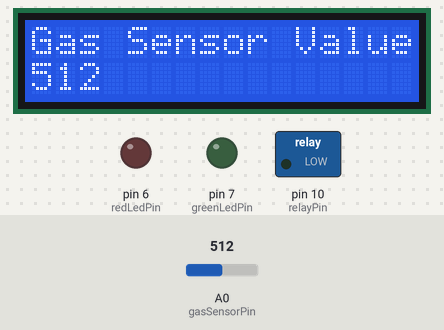
The sketch below on a simulated Arduino Uno, built with avr-gcc and run on an emulated ATmega328P. On the bench: 16×2 character LCD, switched loads named in the sketch (green lamp = pin HIGH), output pins drawn as LEDs (lit = HIGH). Inputs (shaded band) come from the test bench; at power-on: A0 (gasSensorPin) = 512. What the sketch prints to the serial monitor is not drawn.

Above: at 1.2 s.
At 2.2 s:
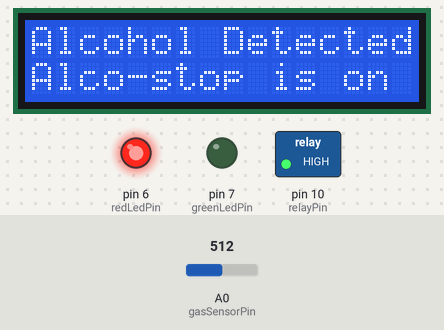
2.3 s: A0 (gasSensorPin) set to 491
At 7.6 s:
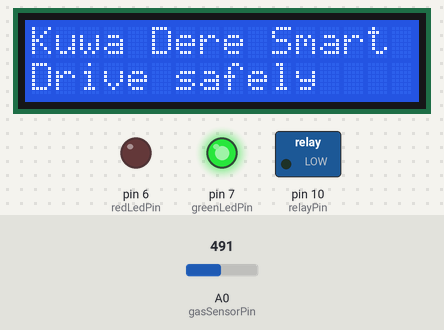
7.7 s: A0 (gasSensorPin) set to 510
At 9.9 s:
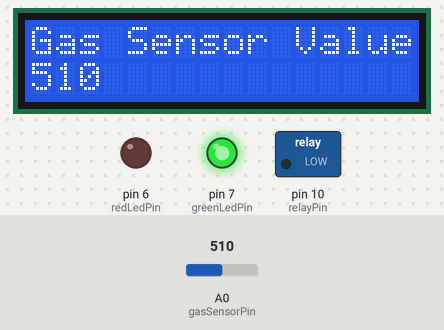
11.8 s: A0 (gasSensorPin) set to 490
At 13.9 s:
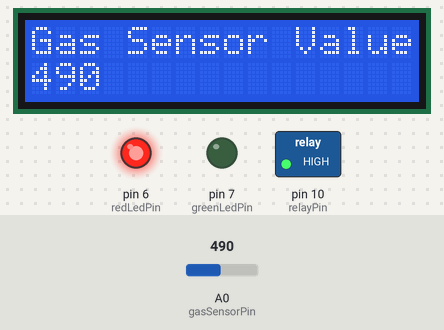
Timing chart, 0 to 16.9 s (numbered marks = the images above; inputs shaded):
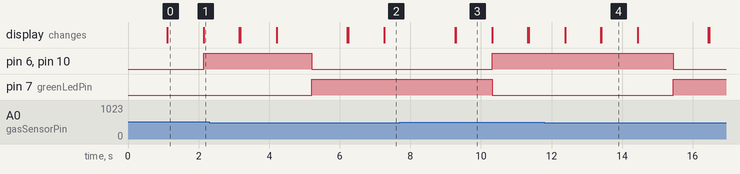

The sketch:

Driver_SafetyAlert.ino
```cpp
#include <Wire.h>
#include <LiquidCrystal_I2C.h>

LiquidCrystal_I2C lcd(0x27, 16, 2);

const int gasSensorPin = A0;  // Analog input pin for gas sensor
const int relayPin = 10;      // Digital output pin for relay module
const int greenLedPin = 7;    // Green LED connected to digital pin D7
const int redLedPin = 6;      // Red LED connected to digital pin D6

int threshold = 500;  // Set your threshold value here

void setup() {
  lcd.init();
  lcd.backlight();
  Serial.begin(9600);

  pinMode(gasSensorPin, INPUT);
  pinMode(relayPin, OUTPUT);
  pinMode(greenLedPin, OUTPUT);
  pinMode(redLedPin, OUTPUT);

  // Display startup message on LCD
  lcd.clear();
  lcd.setCursor(0, 0);
  lcd.print("Kuwa Dere Smart");
  lcd.setCursor(0, 1);
  lcd.print("Drive safely");
  delay(1000);  // Display for 2 seconds
}

void loop() {
  int gasValue = analogRead(gasSensorPin);


  Serial.print("Gas Sensor Value: ");
  Serial.println(gasValue);  // prints the gas sensor value

  lcd.clear();
  lcd.setCursor(0, 0);
  lcd.print("Gas Sensor Value:");
  lcd.setCursor(0, 1);
  lcd.print(gasValue);
  delay(1000);

  if (gasValue < threshold) {
    lcd.clear();
    lcd.setCursor(0, 0);
    lcd.print("Kuwa Dere Smart");
    lcd.setCursor(0, 1);
    lcd.print("Drive safely");
    delay(1000);
    digitalWrite(greenLedPin, HIGH);  // Green LED ON when below threshold
    digitalWrite(redLedPin, LOW);     // Red LED OFF
      digitalWrite(relayPin, LOW);     // Turn off the car engine

  } else {
    lcd.clear();
    lcd.setCursor(0, 0);
    lcd.print("Alcohol Detected!!");
    lcd.setCursor(0, 1);
    lcd.print("Alco-stop is on");
    digitalWrite(greenLedPin, LOW);   // Green LED OFF
    digitalWrite(redLedPin, HIGH);    // Red LED ON when above threshold
    digitalWrite(relayPin, HIGH);     // Turn off the car engine
  }

  delay(1000);  // Clear screen after 2 seconds
  lcd.clear();
  //digitalWrite(relayPin, LOW);  // Ensure relay is off for the next loop iteration
  //delay(1000);
}
```

Measured:
- the behaviour switches between 500 and 499 on A0 (gasSensorPin) (found by bisection; images 1 and 2)
- after the input at 2.3 s, pin 6 (redLedPin), pin 10 (relayPin): HIGH → LOW after 2.9 s; pin 7 (greenLedPin): LOW → HIGH after 2.9 s
- after the input at 7.7 s, pin 6 (redLedPin), pin 10 (relayPin): LOW → HIGH after 2.6 s; pin 7 (greenLedPin): HIGH → LOW after 2.6 s
- after the input at 11.8 s, pin 6 (redLedPin), pin 10 (relayPin): HIGH → LOW after 3.6 s; pin 7 (greenLedPin): LOW → HIGH after 3.6 s
- what the display in image 0 shows lasts 1.1 s, from 1.1 s to 2.2 s
